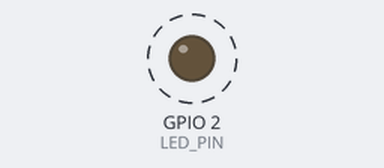
The sketch below on a simulated ESP32. Shown: output pins drawn as LEDs (lit = HIGH). Dashed ring = blinking. What the sketch prints to the serial monitor is not drawn.

Above: at 0.5 s.
Timing chart, 0 to 4.6 s (numbered marks = the images above):
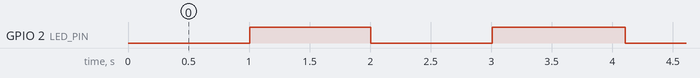

Measured:
- by itself, GPIO 2 (LED_PIN): alternates HIGH for 1.0 s and LOW for 1.0 s
- by itself, everything shown: repeats every 6.2 s, in 6 steps

The sketch:

sketch.ino
```cpp
/*
 * Watchdog - Watchdog Timer
 *
 * Konsep: Mendeteksi task/system yang hang menggunakan watchdog
 *
 * Komponen:
 * - LED (D2)
 *
 * Pinout:
 * - LED -> GPIO 2
 */

#include <esp_task_wdt.h>

const int LED_PIN = 2;

void setup() {
  Serial.begin(115200);
  pinMode(LED_PIN, OUTPUT);

  Serial.println("Watchdog Demo Started");

  // Initialize watchdog with 5 second timeout
  esp_task_wdt_init(5, true);
  esp_task_wdt_add(NULL);

  Serial.println("Watchdog initialized with 5s timeout");
  Serial.println("LED will blink, then system will reset if watchdog not fed");
}

void loop() {
  static unsigned long lastBlink = 0;
  static bool ledState = false;

  // Blink LED
  if (millis() - lastBlink > 1000) {
    lastBlink = millis();
    ledState = !ledState;
    digitalWrite(LED_PIN, ledState ? HIGH : LOW);
    Serial.println("LED toggled");

    // Feed watchdog every 2 seconds
    esp_task_wdt_reset();
    Serial.println("Watchdog fed");
  }

  // Simulate hang with delay
  // Uncomment this to trigger watchdog reset
  // if (millis() > 10000) {
  //   Serial.println("Simulating hang...");
  //   delay(10000); // This will cause watchdog reset
  // }

  delay(100);
}
```
